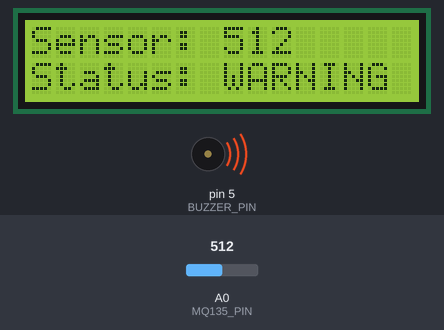
Bench run of a sketch on a simulated Arduino Uno, built with avr-gcc and run on an emulated ATmega328P. Parts: 16×2 character LCD, buzzer (waves = sounding, pin HIGH). The test bench sets the inputs (shaded band); at power-on: A0 (MQ135_PIN) = 512. What the sketch prints to the serial monitor is not drawn.

Above: at 3.3 s.
3.4 s: A0 (MQ135_PIN) set to 409
At 4.5 s:
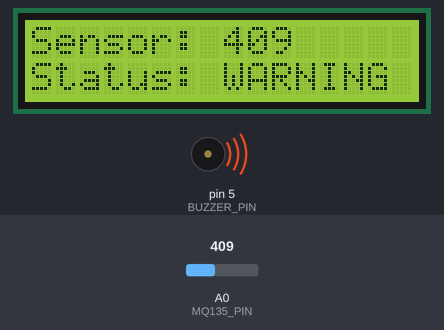
5.4 s: A0 (MQ135_PIN) set to 392
At 6.7 s:
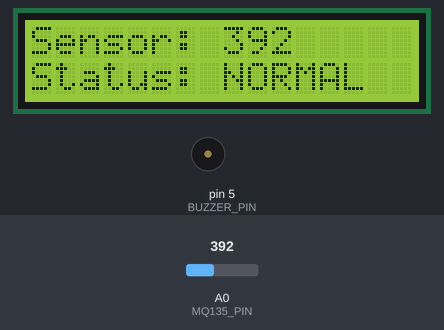
7.0 s: A0 (MQ135_PIN) set to 410
At 7.5 s:
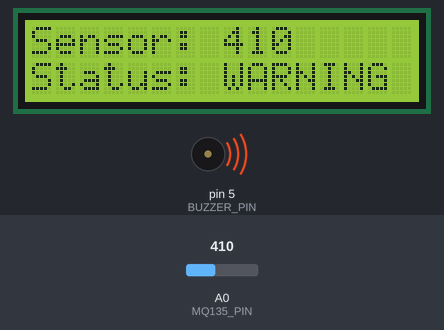
Timing chart, 0 to 10.0 s (numbered marks = the images above; inputs shaded):
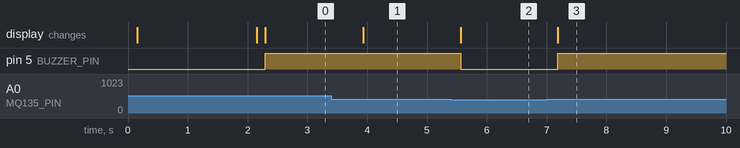

Measured:
- the behaviour switches between 401 and 400 on A0 (MQ135_PIN) (found by bisection; images 1 and 2)
- after the input at 3.4 s, the display: changes after 0.54 s (image 1)
- after the input at 5.4 s, pin 5 (BUZZER_PIN): HIGH → LOW after 0.17 s; the display: changes after 0.17 s (image 2)
- after the input at 7.0 s, pin 5 (BUZZER_PIN): LOW → HIGH after 0.19 s; the display: changes after 0.19 s (image 3)

The sketch:

air_quality_monitor.ino
```cpp
/*
 * ============================================================================
 * Project: Air Quality Monitoring System
 * Target Board: Arduino UNO (ATmega328P)
 * Author: Kirubakar CB
 * GitHub Repository: https://github.com/kirubakar67-stack/Air-Quality-Monitoring
 * ============================================================================
 *
 * DESCRIPTION:
 *   Reads analog gas concentrations using an MQ-135 semiconductor sensor module,
 *   displays continuous real-time values and qualitative safety status on a 16x2
 *   I2C Liquid Crystal Display (LCD), and triggers an audible buzzer alarm when
 *   air contamination exceeds a user-defined threshold.
 *
 * HARDWARE CONNECTIONS:
 *   -----------------------------------------------------------------
 *   Component           Component Pin       Arduino UNO Pin
 *   -----------------------------------------------------------------
 *   MQ-135 Sensor       VCC                 5V (Requires ~150mA heater current)
 *   MQ-135 Sensor       GND                 GND
 *   MQ-135 Sensor       AOUT (Analog Out)   A0
 *   16x2 I2C LCD        VCC                 5V
 *   16x2 I2C LCD        GND                 GND
 *   16x2 I2C LCD        SDA                 A4 (Hardware I2C Data)
 *   16x2 I2C LCD        SCL                 A5 (Hardware I2C Clock)
 *   Buzzer              VCC / Positive (+)  D5 (Digital PWM Pin)
 *   Buzzer              GND / Negative (-)  GND
 *   -----------------------------------------------------------------
 *
 * SENSOR CALIBRATION & WARM-UP NOTE:
 *   The MQ-135 sensor uses an internal heating element and a Tin Dioxide (SnO2)
 *   sensing layer. For stable and reliable baseline measurements:
 *     1. Initial burn-in: 24 to 48 hours of continuous power before first use.
 *     2. Warm-up time: At least 2-3 minutes after power-on before relying on alerts.
 *   Raw analog values (0 - 1023) represent relative gas concentration levels and
 *   must not be treated as certified PPM or standardized AQI without laboratory
 *   curve fitting and controlled baseline zeroing.
 * ============================================================================
 */

#include <Wire.h>
#include <LiquidCrystal_I2C.h>

// ============================================================================
// CONFIGURATION & CONSTANTS
// ============================================================================

// I2C LCD Address: Typically 0x27 or 0x3F for PCF8574 backpacks.
// If your display does not show text, run an I2C scanner sketch to verify.
LiquidCrystal_I2C lcd(0x27, 16, 2);

// Pin Definitions
const int MQ135_PIN  = A0;  // Analog input from MQ-135 sensor
const int BUZZER_PIN = 5;   // Digital output driving the buzzer

// Configurable Alert Threshold (ADC range: 0 - 1023)
// Typical clean room ambient baseline is between 150 - 350.
// Adjust this threshold based on your specific ambient baseline and testing.
const int AIR_THRESHOLD = 400;

// Loop sampling interval in milliseconds
const unsigned long SAMPLE_INTERVAL_MS = 500;

// Global Variables
int sensorValue = 0;

// ============================================================================
// SETUP FUNCTION
// ============================================================================
void setup() {
  // Initialize Serial Monitor communication for logging and debugging
  Serial.begin(9600);
  Serial.println(F("========================================"));
  Serial.println(F("  Air Quality Monitoring System - UNO   "));
  Serial.println(F("========================================"));

  // Configure hardware pin modes
  pinMode(MQ135_PIN, INPUT);
  pinMode(BUZZER_PIN, OUTPUT);

  // Ensure buzzer is silenced at startup
  digitalWrite(BUZZER_PIN, LOW);

  // Initialize 16x2 I2C LCD
  lcd.init();
  lcd.backlight();

  // Display initial splash screen
  lcd.setCursor(0, 0);
  lcd.print("Air Quality");
  lcd.setCursor(0, 1);
  lcd.print("Initializing...");

  Serial.println(F("[INFO] System initializing. Warming up MQ-135 sensor..."));

  // Stabilization pause (allows basic heater stabilization on power-up)
  delay(2000);

  // Clear splash text and prepare operational screen
  lcd.clear();
  Serial.println(F("[INFO] System operational. Monitoring started."));
  Serial.print(F("[INFO] Configured Warning Threshold: "));
  Serial.println(AIR_THRESHOLD);
}

// ============================================================================
// MAIN LOOP
// ============================================================================
void loop() {
  // Read analog voltage from MQ-135 sensor (10-bit ADC: 0 to 1023)
  sensorValue = analogRead(MQ135_PIN);

  // Evaluate air quality against configured threshold
  bool warning = (sensorValue > AIR_THRESHOLD);

  // Output real-time metrics to Serial Monitor
  Serial.print(F("MQ-135 Raw ADC: "));
  Serial.print(sensorValue);
  Serial.print(F(" | Threshold: "));
  Serial.print(AIR_THRESHOLD);
  Serial.print(F(" | Status: "));
  Serial.println(warning ? F("WARNING (Contamination Detected)") : F("NORMAL (Safe Ambient)"));

  // Update LCD Line 1: Real-time sensor reading
  // Trailing spaces prevent character ghosting without requiring lcd.clear()
  lcd.setCursor(0, 0);
  lcd.print("Sensor: ");
  lcd.print(sensorValue);
  lcd.print("    ");

  // Update LCD Line 2: Status indicator & buzzer alarm control
  lcd.setCursor(0, 1);
  if (warning) {
    lcd.print("Status: WARNING ");
    digitalWrite(BUZZER_PIN, HIGH);  // Activate audible buzzer alert
  } else {
    lcd.print("Status: NORMAL  ");
    digitalWrite(BUZZER_PIN, LOW);   // Deactivate buzzer
  }

  // Delay between measurement samples
  delay(SAMPLE_INTERVAL_MS);
}
```
